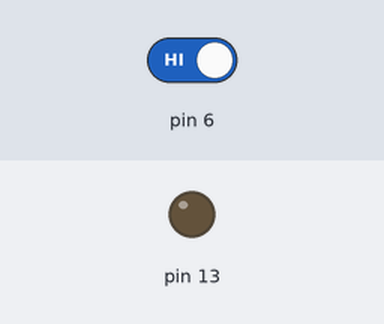
Simulated run of this sketch. Board: Arduino Uno, built with avr-gcc and run on an emulated ATmega328P. Parts: output pins drawn as LEDs (lit = HIGH). Inputs (shaded band) come from the test bench; at power-on: pin 6 HIGH.

Above: at 1.2 s.
1.3 s: pin 6 driven LOW
At 2.3 s:
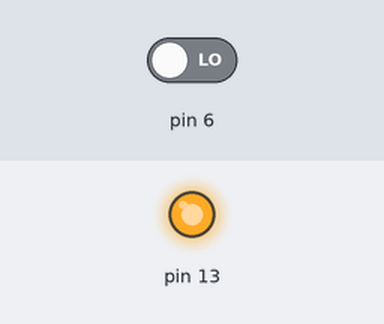
2.8 s: pin 6 driven HIGH
At 3.5 s:
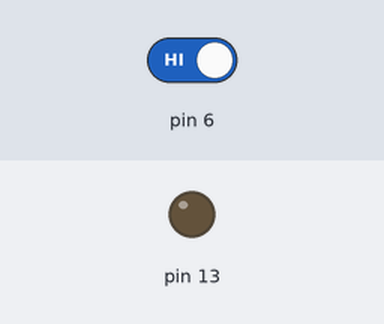
Timing chart, 0 to 5.8 s (numbered marks = the images above; inputs shaded):
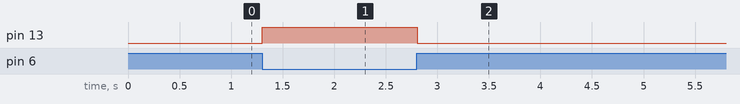

The sketch:

sketch_nov16a.ino
```cpp
void setup()
{
  pinMode(13,OUTPUT);
  pinMode(6,INPUT);
  Serial.begin(9600);
}
void loop()
{
  if (digitalRead(6)== LOW)
  {
    digitalWrite(13,HIGH);

    delay(10);
  }
  else
  {

    digitalWrite(13,LOW);
    delay(10);

  }

}
```

Measured:
- after the input at 1.3 s, pin 13: LOW → HIGH at once
- after the input at 2.8 s, pin 13: HIGH → LOW at once
